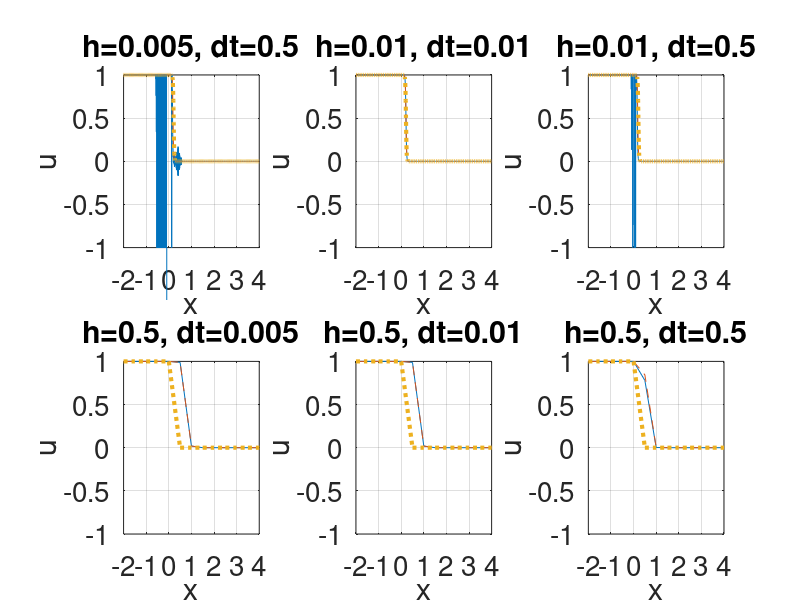
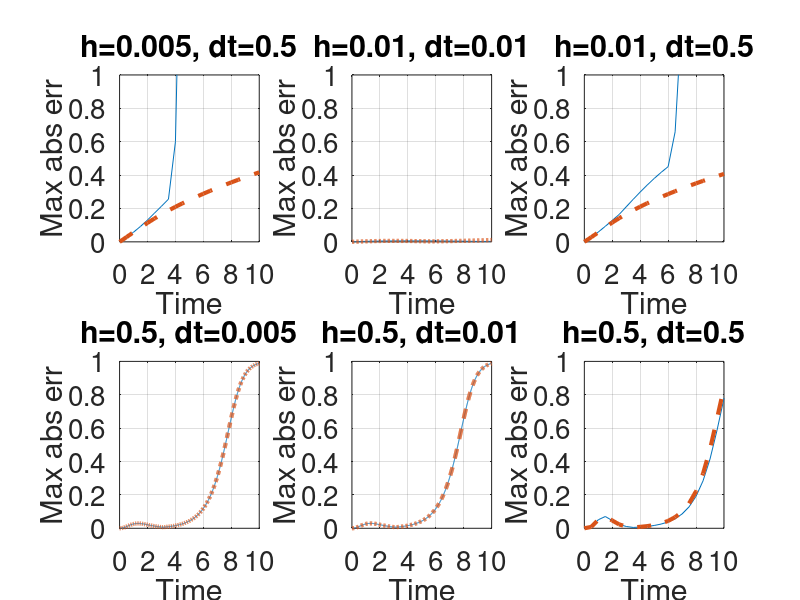

These charts were generated, in order, by the following MATLAB code: (Note: this script raises an error after producing the figures.)
epsilon = 0.01;
a = -2;
b = 4;
T = 10;

hs = [0.005, 0.01, 0.5];
dts = [0.005, 0.01, 0.5];
pairs = [1,3; 2,2; 2,3; 3,1; 3,2; 3,3];

for p = 1:size(pairs,1)
    i = pairs(p,1);
    k = pairs(p,2);

    h = hs(i);
    dt = dts(k);

    N = round((b-a)/h);
    M = round(T/dt);
    x = linspace(a,b,N+1);
    h = (b-a)/N;
    dt = T/M;
    t = linspace(0,T,M+1);

    c = 3*sqrt(2)*epsilon/2;
    q = @(x,t) 0.5*(1-tanh((x-c*t)/(2*sqrt(2)*epsilon)));
    u0 = q(x,0);
    uSIE = u0;
    uFE = u0; % ADDED

    r = epsilon^2*dt/h^2;
    e = ones(N-1,1);
    A = spdiags([-r*e, (1+2*r)*e, -r*e], [-1,0,1], N-1,N-1);

    UFE = zeros(M+1,N+1);
    UFE(1,:) = u0;
    maxErrorFE = zeros(M+1,1);
    maxErrorFE(1) = max(abs(u0-q(x,t(1))));

    USIE = zeros(M+1,N+1);
    USIE(1,:) = u0;
    maxErrorSIE = zeros(M+1,1);
    maxErrorSIE(1) = max(abs(u0-q(x,t(1))));

    for s = 1:M
        u1 = uSIE;
        rhs = (uSIE(2:end-1) + dt*(uSIE(2:end-1)-uSIE(2:end-1).^3))';

        u1(1) = q(a,t(s+1));
        u1(end) = q(b,t(s+1));
        rhs(1) = rhs(1) + r*u1(1);
        rhs(end) = rhs(end) + r*u1(end);

        u1(2:end-1) = (A \ rhs)';
        uSIE = u1;
        USIE(s+1,:) = uSIE;
        maxErrorSIE(s+1) = max(abs(uSIE-q(x,t(s+1))));
    end

    for s = 1:M
        u1 = uFE;
        u1(1) = q(a,t(s+1));
        u1(end) = q(b,t(s+1));

        for g = 2:length(x)-1
            uxx = (uFE(g-1) - 2*uFE(g) + uFE(g+1)) / h^2;
            rate = epsilon^2 * uxx + uFE(g) - uFE(g)^3;
            u1(g) = uFE(g) + dt * rate;
        end

        uFE = u1;
        UFE(s+1,:) = uFE; % ADDED
        maxErrorFE(s+1) = max(abs(uFE-q(x,t(s+1)))); % CORRECTED
    end

    uExact = q(x,T);

    figure(1);
    subplot(2,3,p)
    plot(x,uFE,'-',x,uSIE,'--',x,uExact,':', 'LineWidth',3);
    xlabel('x');
    ylabel('u');
    ylim([-1,1])
    title(sprintf('h=%g, dt=%g',h,dt));
    set(gca, 'fontsize', 20)
    grid on;

    figure(2);
    subplot(2,3,p)
    plot(t,maxErrorFE,'-',t,maxErrorSIE,'--', 'LineWidth',3);
    xlabel('Time');
    ylabel('Max abs err');
    ylim([0,1])
    xlim([0,10])
    title(sprintf('h=%g, dt=%g',h,dt));
    set(gca, 'fontsize', 20)
    grid on;
end

figure(1);
sgtitle(sprintf('Forward Euler, Semi-implicit Euler and exact solution at T = %g',T));

figure(2);
sgtitle('Forward vs Semi-implicit Euler: maximum absolute error over time');
